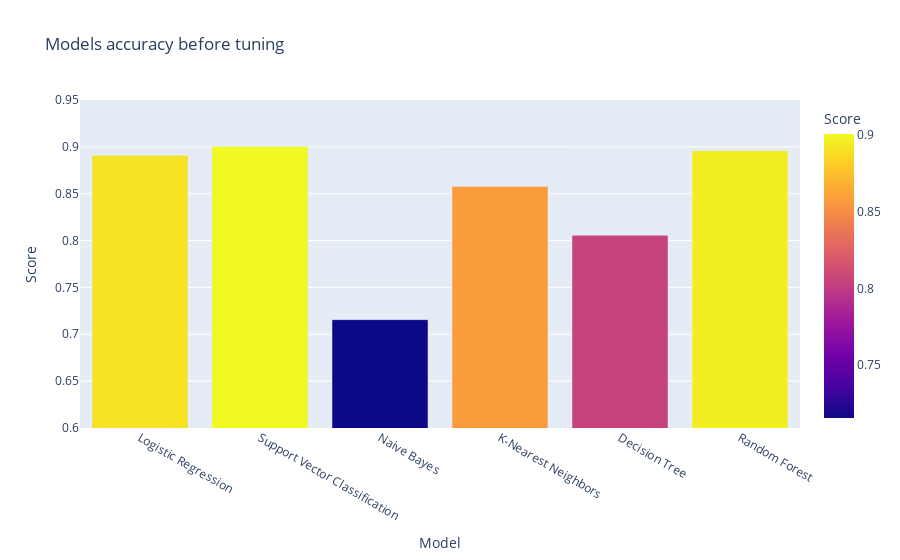

Notebook code for this chart:
### Code cell
fig = px.bar(default, x='Name', y='Score', color='Score', title='Models accuracy before tuning')
fig.update_layout(xaxis_title='Model', yaxis_title='Score', yaxis_range=[0.6, 0.95])
fig.show()

### Figure 1 — Plotly figure (JSON) as saved in the notebook; plotly's stock layout.template omitted (floating-point values rounded to 4 significant figures)
{"data": [{"alignmentgroup": "True", "hovertemplate": "Name=%{x}<br>Score=%{marker.color}<extra></extra>", "legendgroup": "", "marker": {"color": [0.891, 0.9005, 0.7156, 0.8578, 0.8057, 0.8957], "coloraxis": "coloraxis"}, "name": "", "offsetgroup": "", "orientation": "v", "showlegend": false, "textposition": "auto", "type": "bar", "x": ["Logistic Regression", "Support Vector Classification", "Naive Bayes", "K-Nearest Neighbors", "Decision Tree", "Random Forest"], "xaxis": "x", "y": [0.891, 0.9005, 0.7156, 0.8578, 0.8057, 0.8957], "yaxis": "y"}], "layout": {"barmode": "relative", "coloraxis": {"colorbar": {"title": {"text": "Score"}}, "colorscale": [[0, "#0d0887"], [0.1111, "#46039f"], [0.2222, "#7201a8"], [0.3333, "#9c179e"], [0.4444, "#bd3786"], [0.5556, "#d8576b"], [0.6667, "#ed7953"], [0.7778, "#fb9f3a"], [0.8889, "#fdca26"], [1, "#f0f921"]]}, "legend": {"tracegroupgap": 0}, "title": {"text": "Models accuracy before tuning"}, "xaxis": {"anchor": "y", "domain": [0, 1], "title": {"text": "Model"}}, "yaxis": {"anchor": "x", "domain": [0, 1], "range": [0.6, 0.95], "title": {"text": "Score"}}}}
